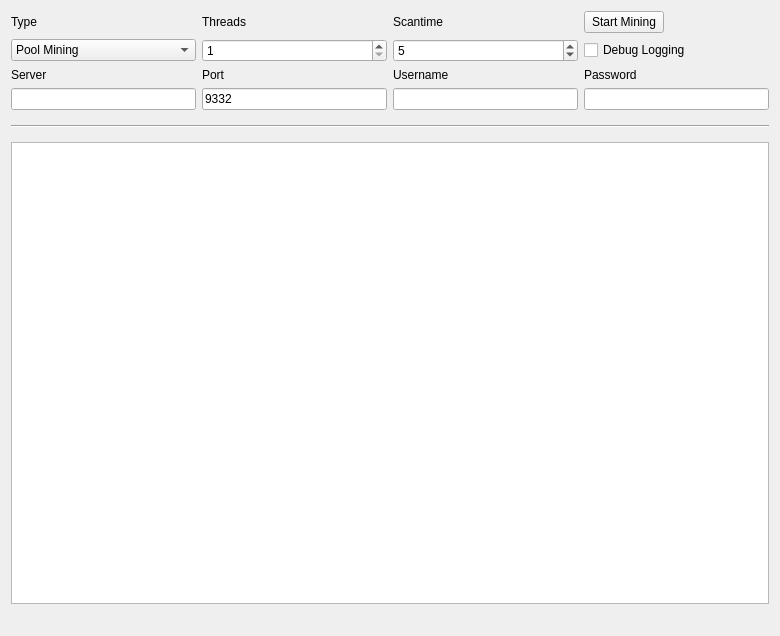
<?xml version="1.0" encoding="UTF-8"?>
<ui version="4.0">
 <class>MiningPage</class>
 <widget class="QWidget" name="MiningPage">
  <property name="geometry">
   <rect>
    <x>0</x>
    <y>0</y>
    <width>780</width>
    <height>636</height>
   </rect>
  </property>
  <property name="windowTitle">
   <string>Mining</string>
  </property>
  <layout class="QGridLayout" name="gridLayout">
   <property name="sizeConstraint">
    <enum>QLayout::SetMaximumSize</enum>
   </property>
   <item row="7" column="1">
    <widget class="QLineEdit" name="serverLine">
     <property name="enabled">
      <bool>true</bool>
     </property>
    </widget>
   </item>
   <item row="6" column="3">
    <widget class="QLabel" name="usernameLabel">
     <property name="enabled">
      <bool>true</bool>
     </property>
     <property name="text">
      <string>Username</string>
     </property>
    </widget>
   </item>
   <item row="6" column="1">
    <widget class="QLabel" name="serverLabel">
     <property name="enabled">
      <bool>true</bool>
     </property>
     <property name="text">
      <string>Server</string>
     </property>
    </widget>
   </item>
   <item row="7" column="3">
    <widget class="QLineEdit" name="usernameLine">
     <property name="enabled">
      <bool>true</bool>
     </property>
     <property name="text">
      <string/>
     </property>
    </widget>
   </item>
   <item row="6" column="4">
    <widget class="QLabel" name="passwordLabel">
     <property name="enabled">
      <bool>true</bool>
     </property>
     <property name="text">
      <string>Password</string>
     </property>
    </widget>
   </item>
   <item row="6" column="2">
    <widget class="QLabel" name="portLabel">
     <property name="enabled">
      <bool>true</bool>
     </property>
     <property name="text">
      <string>Port</string>
     </property>
    </widget>
   </item>
   <item row="3" column="4">
    <widget class="QPushButton" name="startButton">
     <property name="sizePolicy">
      <sizepolicy hsizetype="Fixed" vsizetype="Fixed">
       <horstretch>0</horstretch>
       <verstretch>0</verstretch>
      </sizepolicy>
     </property>
     <property name="text">
      <string>Start Mining</string>
     </property>
    </widget>
   </item>
   <item row="8" column="1" colspan="4">
    <widget class="Line" name="line">
     <property name="sizePolicy">
      <sizepolicy hsizetype="Minimum" vsizetype="Fixed">
       <horstretch>0</horstretch>
       <verstretch>0</verstretch>
      </sizepolicy>
     </property>
     <property name="minimumSize">
      <size>
       <width>0</width>
       <height>20</height>
      </size>
     </property>
     <property name="orientation">
      <enum>Qt::Horizontal</enum>
     </property>
    </widget>
   </item>
   <item row="13" column="1" colspan="4">
    <widget class="QListWidget" name="list">
     <property name="autoScrollMargin">
      <number>100000</number>
     </property>
     <property name="dragDropMode">
      <enum>QAbstractItemView::DragOnly</enum>
     </property>
     <property name="selectionMode">
      <enum>QAbstractItemView::NoSelection</enum>
     </property>
     <property name="movement">
      <enum>QListView::Snap</enum>
     </property>
     <property name="batchSize">
      <number>10</number>
     </property>
    </widget>
   </item>
   <item row="14" column="1" colspan="2">
    <widget class="QLabel" name="shareCount">
     <property name="font">
      <font>
       <pointsize>10</pointsize>
       <weight>75</weight>
       <bold>true</bold>
      </font>
     </property>
     <property name="text">
      <string/>
     </property>
    </widget>
   </item>
   <item row="3" column="3">
    <widget class="QLabel" name="scantimeLabel">
     <property name="enabled">
      <bool>true</bool>
     </property>
     <property name="layoutDirection">
      <enum>Qt::LeftToRight</enum>
     </property>
     <property name="text">
      <string>Scantime</string>
     </property>
    </widget>
   </item>
   <item row="3" column="2">
    <widget class="QLabel" name="threadsLabel">
     <property name="enabled">
      <bool>true</bool>
     </property>
     <property name="text">
      <string>Threads</string>
     </property>
    </widget>
   </item>
   <item row="4" column="4">
    <widget class="QCheckBox" name="debugCheckBox">
     <property name="text">
      <string>Debug Logging</string>
     </property>
    </widget>
   </item>
   <item row="3" column="1">
    <widget class="QLabel" name="typeLabel">
     <property name="text">
      <string>Type</string>
     </property>
    </widget>
   </item>
   <item row="4" column="2">
    <widget class="QSpinBox" name="threadsBox">
     <property name="enabled">
      <bool>true</bool>
     </property>
     <property name="minimum">
      <number>1</number>
     </property>
     <property name="maximum">
      <number>99</number>
     </property>
     <property name="singleStep">
      <number>1</number>
     </property>
    </widget>
   </item>
   <item row="4" column="1">
    <widget class="QComboBox" name="typeBox">
     <property name="editable">
      <bool>false</bool>
     </property>
     <property name="currentIndex">
      <number>0</number>
     </property>
     <item>
      <property name="text">
       <string>Pool Mining</string>
      </property>
     </item>
     <item>
      <property name="text">
       <string>Solo Mining</string>
      </property>
     </item>
    </widget>
   </item>
   <item row="4" column="3">
    <widget class="QSpinBox" name="scantimeBox">
     <property name="enabled">
      <bool>true</bool>
     </property>
     <property name="minimum">
      <number>1</number>
     </property>
     <property name="value">
      <number>5</number>
     </property>
    </widget>
   </item>
   <item row="7" column="2">
    <widget class="QLineEdit" name="portLine">
     <property name="enabled">
      <bool>true</bool>
     </property>
     <property name="text">
      <string>9332</string>
     </property>
     <property name="value" stdset="0">
      <number>9332</number>
     </property>
    </widget>
   </item>
   <item row="7" column="4">
    <widget class="QLineEdit" name="passwordLine">
     <property name="enabled">
      <bool>true</bool>
     </property>
    </widget>
   </item>
   <item row="14" column="3" colspan="2">
    <widget class="QLabel" name="mineSpeedLabel">
     <property name="sizePolicy">
      <sizepolicy hsizetype="Preferred" vsizetype="Preferred">
       <horstretch>0</horstretch>
       <verstretch>0</verstretch>
      </sizepolicy>
     </property>
     <property name="font">
      <font>
       <pointsize>10</pointsize>
       <weight>75</weight>
       <bold>true</bold>
      </font>
     </property>
     <property name="text">
      <string/>
     </property>
     <property name="alignment">
      <set>Qt::AlignRight|Qt::AlignTrailing|Qt::AlignVCenter</set>
     </property>
    </widget>
   </item>
  </layout>
 </widget>
 <layoutdefault spacing="6" margin="11"/>
 <tabstops>
  <tabstop>startButton</tabstop>
  <tabstop>typeBox</tabstop>
  <tabstop>threadsBox</tabstop>
  <tabstop>scantimeBox</tabstop>
  <tabstop>serverLine</tabstop>
  <tabstop>portLine</tabstop>
  <tabstop>usernameLine</tabstop>
  <tabstop>passwordLine</tabstop>
  <tabstop>debugCheckBox</tabstop>
  <tabstop>list</tabstop>
 </tabstops>
 <resources/>
 <connections/>
</ui>
